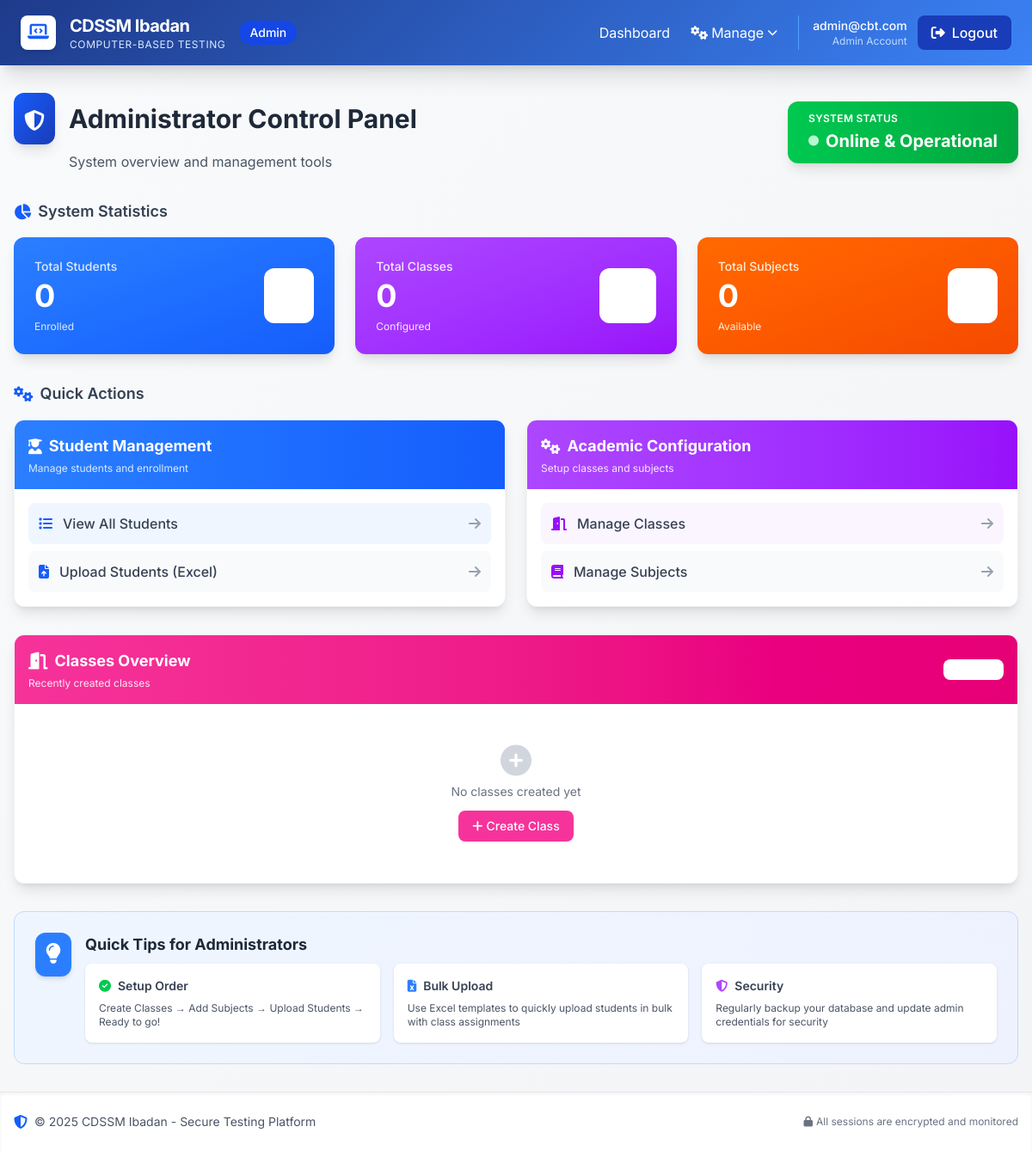
The app's page /admin/dashboard (signed in), older data.
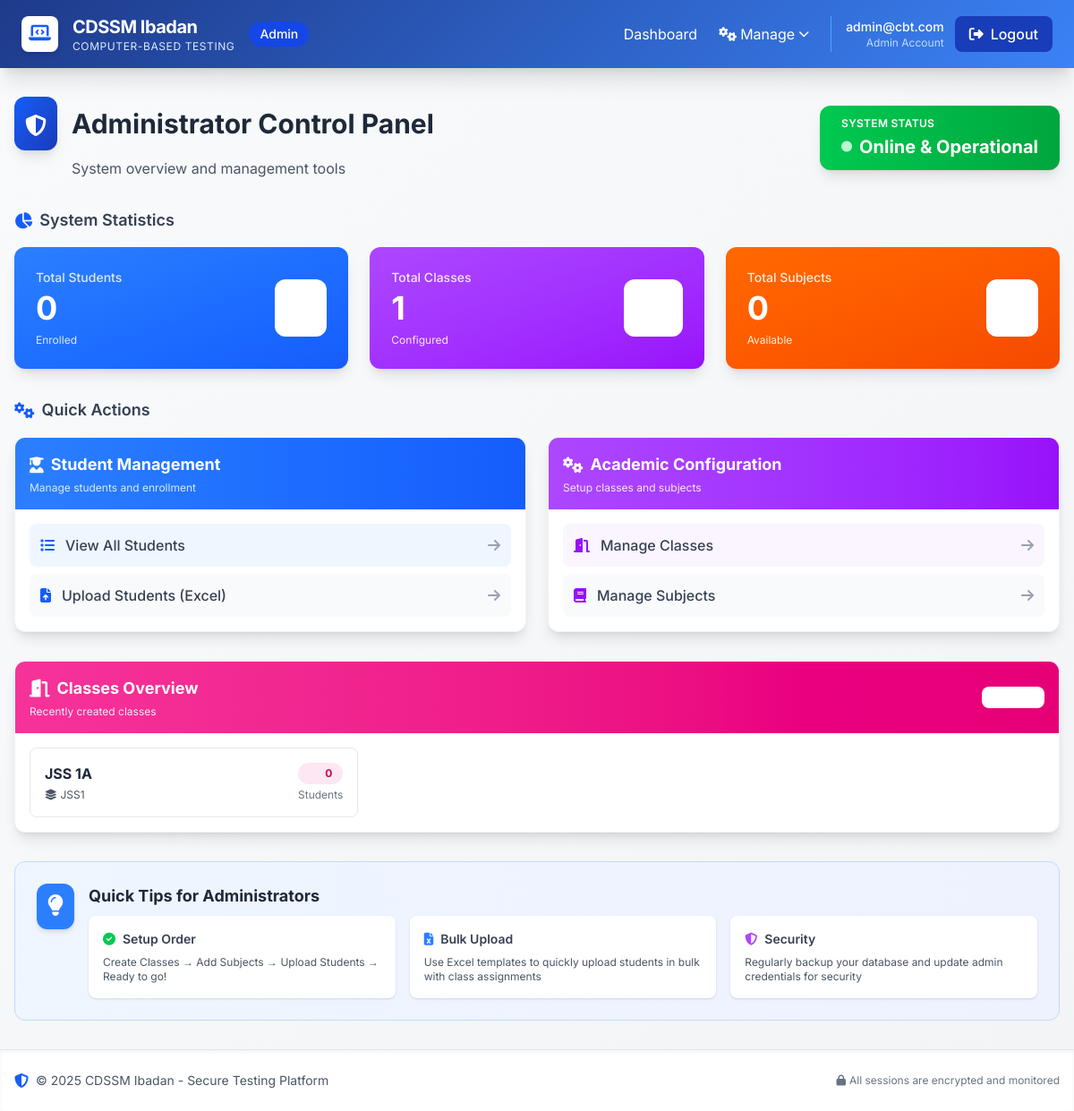
The same page, newer data.
### models.py (models this page shows, shortened)
class SchoolClass(db.Model):
    __tablename__ = 'classes'
    id = db.Column(db.Integer, primary_key=True)
    name = db.Column(db.String(50), nullable=False, unique=True)  # e.g., "JSS 1A"
    level = db.Column(db.String(20))  # JSS1, JSS2, SS1, etc.
    created_at = db.Column(db.DateTime, default=datetime.utcnow)
    students = db.relationship('Student', backref='school_class', lazy=True)
    subjects = db.relationship('Subject', backref='school_class', lazy=True)
    exams = db.relationship('Exam', backref='school_class', lazy=True)

### routes/admin.py (the view)
@admin_bp.route('/dashboard')
@login_required
@admin_required
def dashboard():
    total_students = Student.query.count()
    total_classes = SchoolClass.query.count()
    total_subjects = Subject.query.count()
    classes = SchoolClass.query.order_by(SchoolClass.id.desc()).limit(6).all()
    return render_template('admin/dashboard.html',
                         total_students=total_students,
                         total_classes=total_classes,
                         total_subjects=total_subjects,
                         classes=classes)

### routes/admin.py (called while the page is built)
def admin_required(f):
    @wraps(f)
    def decorated_function(*args, **kwargs):
        if not current_user.is_authenticated or current_user.role != 'admin':
            flash('Access denied. Admin privileges required.', 'danger')
            return redirect(url_for('auth.login'))
        return f(*args, **kwargs)
    return decorated_function

### templates/admin/dashboard.html (shortened to what the changed rows need)
{% extends "base.html" %}
{% block content %}
<div class="mb-8">
    <div class="flex items-center justify-between flex-wrap gap-4">
        <div>
            <h1 class="text-3xl font-bold text-gray-800 flex items-center">
                <div class="bg-gradient-to-br from-blue-600 to-blue-800 p-3 rounded-xl shadow-lg mr-4">
                    <i class="fas fa-shield-alt text-white text-2xl"></i>
                </div>
                Administrator Control Panel
            </h1>
        </div>
    </div>
</div>
<div class="mb-8">
    <h2 class="text-lg font-semibold text-gray-700 mb-4 flex items-center">
        <i class="fas fa-chart-pie text-blue-600 mr-2"></i>
        System Statistics
    </h2>
    <div class="grid grid-cols-1 md:grid-cols-2 lg:grid-cols-3 gap-6">
        <a href="{{ url_for('admin.classes') }}" class="block">
            <div class="bg-gradient-to-br from-purple-500 to-purple-600 rounded-xl shadow-lg p-6 text-white cbt-card">
                <div class="flex items-center justify-between">
                    <div>
                        <p class="text-purple-100 text-sm font-medium mb-1">Total Classes</p>
                        <p class="text-4xl font-bold">{{ total_classes }}</p>
                        <p class="text-xs text-purple-100 mt-2">Configured</p>
                    </div>
                </div>
            </div>
        </a>
    </div>
</div>
<div class="mb-8">
    <h2 class="text-lg font-semibold text-gray-700 mb-4 flex items-center">
        <i class="fas fa-cogs text-blue-600 mr-2"></i>
        Quick Actions
    </h2>
</div>
<div class="mb-8">
    <div class="bg-white rounded-xl shadow-lg border border-gray-100 overflow-hidden">
        <div class="p-4">
            {% if classes %}
            <div class="grid grid-cols-1 md:grid-cols-2 lg:grid-cols-3 gap-4">
                {% for class in classes %}
                <div class="border border-gray-200 rounded-lg p-4 hover:shadow-md hover:border-pink-300 transition cbt-card">
                    <div class="flex items-center justify-between">
                        <div class="flex-1">
                            <h4 class="font-bold text-gray-800">{{ class.name }}</h4>
                            <p class="text-xs text-gray-600 mt-1">
                                {% if class.level %}
                                <i class="fas fa-layer-group mr-1"></i>{{ class.level }}
                                {% else %}
                                <i class="fas fa-layer-group mr-1"></i>Level not set
                                {% endif %}
                            </p>
                        </div>
                        <div class="text-right">
                            <div class="bg-pink-100 text-pink-700 px-3 py-1 rounded-full text-xs font-bold">
                                {{ class.students|length }}
                            </div>
                            <p class="text-xs text-gray-500 mt-1">Students</p>
                        </div>
                    </div>
                </div>
                {% endfor %}
            </div>
            {% else %}
            <div class="text-center py-8">
                <i class="fas fa-plus-circle text-gray-300 text-4xl mb-2"></i>
                <p class="text-gray-500 text-sm">No classes created yet</p>
                <a href="{{ url_for('admin.classes') }}" class="inline-block mt-3 bg-pink-500 hover:bg-pink-600 text-white px-4 py-2 rounded-lg text-sm font-medium transition">
                    <i class="fas fa-plus mr-1"></i>Create Class
                </a>
            </div>
            {% endif %}
        </div>
    </div>
</div>
{% endblock %}

Row changes from the older to the newer data that the page shows:
added SchoolClass: name "JSS 1A", level "JSS1", students|length "0"
Text that changed along with them:
{{ total_classes }}: "0" → "1"
text no longer shown: "No classes created yet Create Class"
